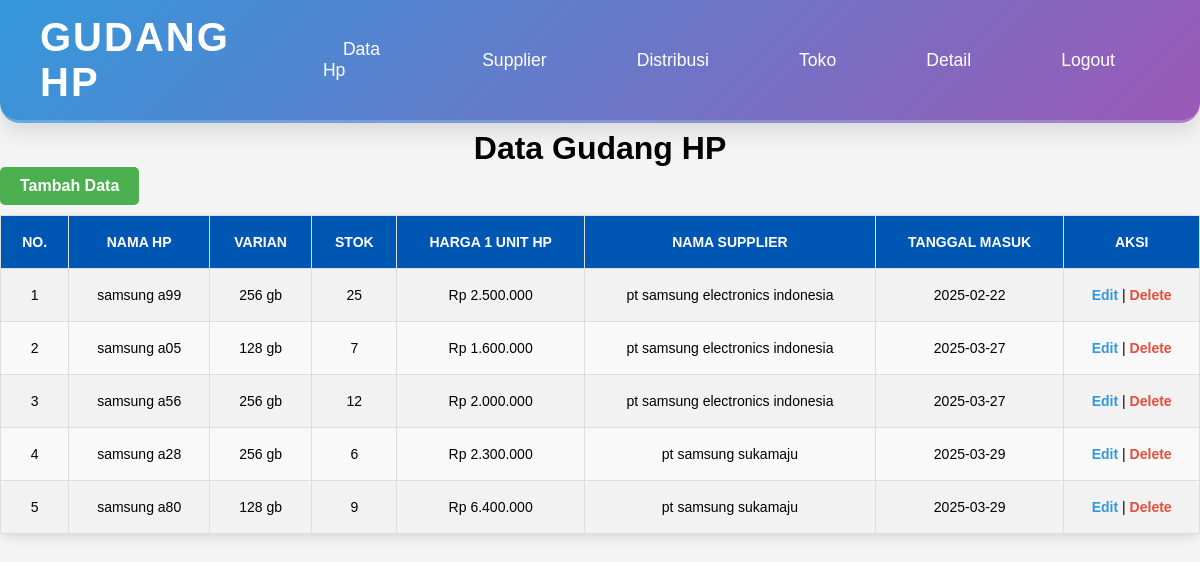
/views/tampil_data.php (signed in), run on the app's committed database.
### tables this page shows
CREATE TABLE `hpsamsung` (
  `id` int(11) NOT NULL,
  `nama_hp` varchar(25) NOT NULL,
  `varian` enum('128 gb','256 gb') NOT NULL,
  `stok` int(11) NOT NULL,
  `harga` decimal(10,0) NOT NULL,
  `tanggal_masuk` date DEFAULT NULL,
  `id_supplier` int(11) NOT NULL
);

CREATE TABLE `tb_supplier` (
  `id_supplier` int(11) NOT NULL,
  `nama_supplier` varchar(35) NOT NULL,
  `alamat` varchar(35) NOT NULL,
  `no_telepon` int(20) NOT NULL
);

### config/koneksi.php (called while the page is built, shortened)
<?php
class koneksi {
    private $host = "localhost";
    private $username = "root";
    private $password = "";
    private $dbname = "db_gudang";
    public $conn;
    public function __construct() {
        $this->conn = new mysqli($this->host, $this->username, $this->password, $this->dbname);
    }
    public function getConnection() {
        return $this->conn;
    }
}
?>

### models/HpModel.php (called while the page is built, shortened)
<?php
include_once __DIR__ . '/../config/koneksi.php';
class HpModel {
    private $conn;
    public function __construct() {
        $db = new Koneksi();
        $this->conn = $db->getConnection();
    }
    public function read() {
        $sql = "SELECT * FROM hpsamsung, tb_supplier WHERE hpsamsung.id_supplier = tb_supplier.id_supplier";
        return $this->conn->query($sql);
    }
}
?>

### views/tampil_data.php (the view, shortened to what this page needs)
<?php
include_once "../models/HpModel.php";
include_once "navbar.php";
$hpModel = new HpModel();
$dataHp = $hpModel->read();
?>
<!DOCTYPE html>
<html lang="en">
<head>
    <h1 style="text-align: center;">Data Gudang HP</h1>
    <a href="v_add.php" class="btn-add">Tambah Data</a>
    <link rel="stylesheet" href="../views/style/add_tombol.css">
    <link rel="stylesheet" href="../views/style/table.css">
</head>
<body>
<div class="container">
    <table>
        <thead>
            <tr>
                <th>No.</th>
                <th>Nama HP</th>
                <th>Varian</th>
                <th>Stok</th>
                <th>Harga 1 unit hp</th>
                <th>Nama Supplier</th>
                <th>Tanggal Masuk</th>
                <th>Aksi</th>
            </tr>
        </thead>
        <tbody>
        <?php
        $no = 1;
        while ($row = $dataHp->fetch_assoc()) : ?>
            <tr>
                <td><?= $no++; ?></td>
                <td><?= htmlspecialchars($row['nama_hp']); ?></td>
                <td><?= htmlspecialchars($row['varian']); ?></td>
                <td><?= htmlspecialchars($row['stok']); ?></td>
                <td>Rp <?= number_format($row['harga'], 0, ',', '.'); ?></td>
                <td><?= htmlspecialchars($row['nama_supplier']); ?></td>
                <td><?= htmlspecialchars($row['tanggal_masuk']); ?></td>
                <td>
                   <a href="v_edit.php?id=<?= $row['id']; ?>" style="color: #3498db; font-weight: bold; text-decoration: none;" onmouseover="this.style.color='#2980b9';" onmouseout="this.style.color='#3498db';">Edit</a> |
                   <a href="delete.php?id=<?= $row['id']; ?>" style="color: #e74c3c; font-weight: bold; text-decoration: none;" onmouseover="this.style.color='#c0392b';" onmouseout="this.style.color='#e74c3c';" onclick="return confirm('Yakin ingin menghapus?')">Delete</a>
                </td>
            </tr>
        <?php endwhile; ?>
        </tbody>
    </table>
</div>
</body>
</html>

### views/navbar.php (shortened to what this page needs)
<nav class="navbar">
    <div class="navbar-container">
        <a href="#" class="logo">Gudang HP</a>
        <link rel="stylesheet" href="../views/style/navbar.css">
        <ul class="navbar-links">
            <li><a href="tampil_data.php" class="nav-link">Data Hp</a></li>
            <li><a href="supplier.php" class="nav-link">Supplier</a></li>
            <li><a href="distribusi.php" class="nav-link">Distribusi</a></li>
            <li><a href="toko.php" class="nav-link">Toko</a></li>
            <li><a href="detail_result.php" class="nav-link">Detail</a></li>
            <li><a href="logout.php" class="nav-link">Logout</a></li>
        </ul>
    </div>
</nav>

### views/style/navbar.css (style rules this page uses)
* { margin: 0; padding: 0; box-sizing: border-box; }
body { font-family: 'Arial', sans-serif; background-color: #f4f4f4; padding-top: 80px; }
.navbar { background: linear-gradient(135deg, #3498db, #9b59b6); padding: 15px 40px; position: fixed; width: 100%; top: 0; left: 0; z-index: 100; box-shadow: 0 10px 20px rgba(0, 0, 0, 0.1); border-bottom: 3px solid rgba(255, 255, 255, 0.2); border-radius: 0 0 20px 20px; }
.navbar-container { display: flex; justify-content: space-between; align-items: center; max-width: 1300px; margin: 0 auto; }
.logo { color: #fff; font-size: 2.5rem; font-weight: 700; text-decoration: none; letter-spacing: 2px; text-transform: uppercase; transition: transform 0.3s ease-in-out; }
.navbar-links { display: flex; list-style-type: none; align-items: center; }
.navbar-links li { margin: 0 25px; }
.navbar-links .nav-link { color: #fff; text-decoration: none; font-size: 1.1rem; padding: 10px 20px; border-radius: 50px; font-weight: 500; position: relative; transition: all 0.4s ease-in-out; }

### views/style/add_tombol.css (style rules this page uses)
.btn-add { display: inline-block; padding: 10px 20px; font-size: 16px; font-weight: bold; text-align: center; text-decoration: none; background-color: #4CAF50; color: white; border-radius: 5px; transition: background-color 0.3s ease, transform 0.3s ease; }

### views/style/table.css (style rules this page uses)
body { margin-top: 50px; }
table { width: 100%; border-collapse: collapse; margin-top: 10px; background: linear-gradient(145deg, #ffffff, #f1f1f1); border-radius: 12px; box-shadow: 0 4px 10px rgba(0, 0, 0, 0.1); }
th, td { padding: 18px 15px; text-align: center; border: 1px solid #ddd; font-size: 14px; }
th { background-color: #0056b3; color: white; font-weight: bold; text-transform: uppercase; }
tr:nth-child(even) { background-color: #f9f9f9; }
tr:nth-child(odd) { background-color: #f2f2f2; }
th, td { transition: background-color 0.3s ease, color 0.3s ease; }

### data on the page
hpsamsung: nama_hp "samsung a99", varian "256 gb", stok "25", harga "2.500.000", id_supplier.nama_supplier "pt samsung electronics indonesia", tanggal_masuk "2025-02-22"
hpsamsung: nama_hp "samsung a05", varian "128 gb", stok "7", harga "1.600.000", id_supplier.nama_supplier "pt samsung electronics indonesia", tanggal_masuk "2025-03-27"
hpsamsung: nama_hp "samsung a56", varian "256 gb", stok "12", harga "2.000.000", id_supplier.nama_supplier "pt samsung electronics indonesia", tanggal_masuk "2025-03-27"
hpsamsung: nama_hp "samsung a28", varian "256 gb", stok "6", harga "2.300.000", id_supplier.nama_supplier "pt samsung sukamaju", tanggal_masuk "2025-03-29"
hpsamsung: nama_hp "samsung a80", varian "128 gb", stok "9", harga "6.400.000", id_supplier.nama_supplier "pt samsung sukamaju", tanggal_masuk "2025-03-29"
